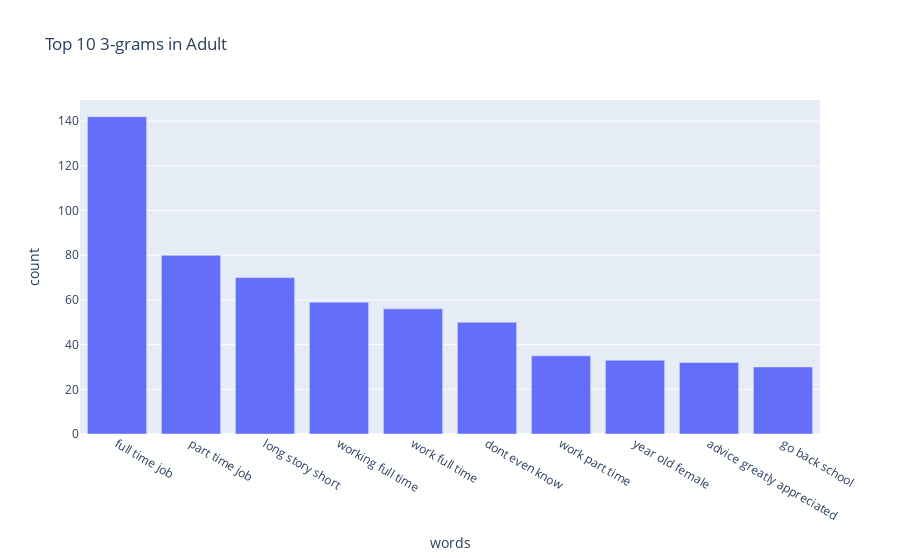

The notebook cell saved with this chart:
### Code cell
fig = px.bar(counts_df3.head(10), x='words', y='count', title="Top 10 3-grams in Adult")
fig.show()

### Figure 1 — Plotly figure (JSON) as saved in the notebook; plotly's stock layout.template omitted (floating-point values rounded to 4 significant figures)
{"data": [{"alignmentgroup": "True", "hovertemplate": "words=%{x}<br>count=%{y}<extra></extra>", "legendgroup": "", "marker": {"color": "#636efa"}, "name": "", "offsetgroup": "", "orientation": "v", "showlegend": false, "textposition": "auto", "type": "bar", "x": ["full time job", "part time job", "long story short", "working full time", "work full time", "dont even know", "work part time", "year old female", "advice greatly appreciated", "go back school"], "xaxis": "x", "y": [142, 80, 70, 59, 56, 50, 35, 33, 32, 30], "yaxis": "y"}], "layout": {"barmode": "relative", "legend": {"tracegroupgap": 0}, "title": {"text": "Top 10 3-grams in Adult"}, "xaxis": {"anchor": "y", "domain": [0, 1], "title": {"text": "words"}}, "yaxis": {"anchor": "x", "domain": [0, 1], "title": {"text": "count"}}}}
